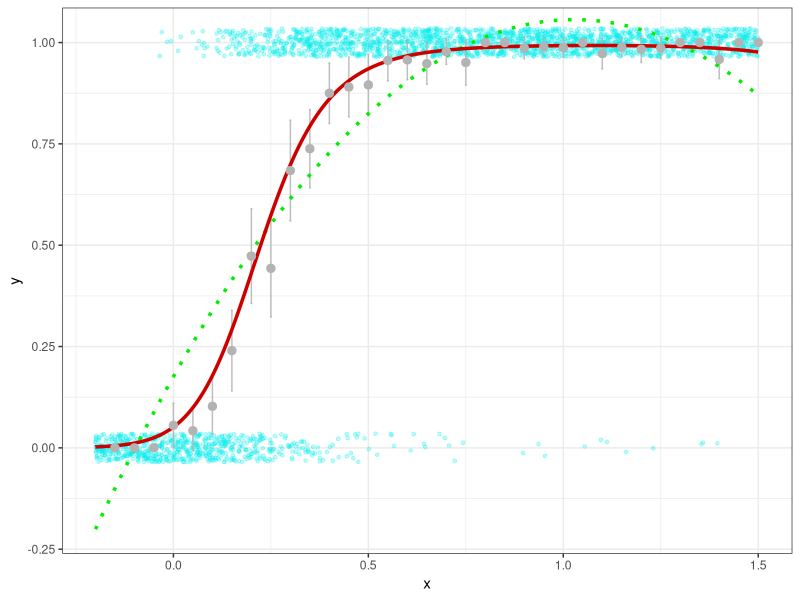

Reproduce this figure in R.
# ADA8 – Astronomical Data Analysis Summer School
# Bayesian tutorial by Rafael S. de Souza - ELTE, Hungary & COIN
#
# Partial example from Bayesian Models for Astrophysical Data 
# by Hilbe, de Souza & Ishida, 2016, Cambridge Univ. Press
#
# Example of Bernoulli regression in R
# synthetic data
# 1 response (y) and 1 explanatory variable (x1) with quadratic term

require(ggplot2)

set.seed(13979)                          # set seed to replicate example
nobs <- 2500                             # number of obsservations 
nmax <- 1.5                              # limits on random variable
nmin <- - 0.2
x1 <- runif(nobs,nmin,nmax)              # create y as adjusted random bernoulli variate


xb <- -3 + 15*x1-7.25*x1^2               # linear predictor
exb <- 1/(1+exp(-xb))                    # inverse-logit
by <- rbinom(nobs,size=1, prob = exb)
logitmod <-data.frame(by, x1) 


# Fit a normal model 
fit_norm <- lm(by ~ x1+I(x1^2),data = logitmod)
pred_norm <- predict(fit_norm, type = 'response')
data_norm <- data.frame(x1,pred_norm)


# Fit a logit model to the same data
fit_logit <- glm(by ~ x1+I(x1^2),data=logitmod,family = 'binomial')
pred_logit <- predict(fit_logit, type = 'response')
data_logit <- data.frame(x1,pred_logit)


# Bin data for visualization only
binx<-0.05
t.breaks <-cut(x1, seq(nmin,nmax, by=binx))
means <-tapply(by, t.breaks, mean)
semean <-function(x) sd(x)/sqrt(length(x))
means.se <-tapply(by, t.breaks, semean)
gbin<-data.frame(x=seq(nmin+binx,nmax, by=binx),y=means)

# plot
ggplot(logitmod,aes(x=x1,y=by))+ 
  geom_point(colour="cyan2",size=1,alpha=0.25,position = position_jitter (height  = 0.035))+
  
  geom_errorbar(data=gbin,aes(x=x,y=y,ymin=y-2*means.se,ymax=y+2*means.se),alpha=0.85,
                colour="gray70",width=0.005)+
  geom_line(aes(y=pred_norm), col='green2', size=1.2,data=data_norm,linetype="dotted") +  
  geom_line(aes(y=pred_logit),data=data_logit,size=1.2,col='red3')+
  geom_point(aes(x=x,y=y),size=2.5,data=gbin,colour="gray70")+
  theme_bw()+
  ylab("y")+
 xlab("x")+coord_cartesian(ylim=c(-0.2,1.025))


